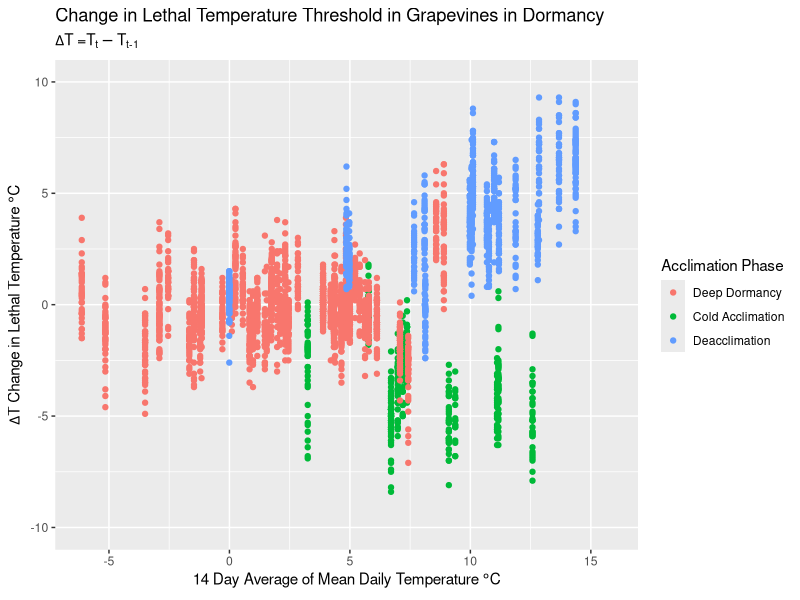

Here is the R script that generated this plot:
# February 11, 2022
# plotting the change in hardiness and compare it to
# mean temperature in different acclimation phases
library(ggplot2)
library(dplyr)

# setting wd to ./viz to adhere to analogue to ML wd
setwd("c:/users/adamf/onedrive/documents/code/hardiness/viz")

# load data
hardiness <- read.csv("../data/model_train.csv")

# changing datetime to be the correct type
hardiness$datetime <- as.Date(hardiness$datetime, format = "%Y-%m-%d")

# breaking data into three phases, Cold Acclimation (CA), Deep Dormancy (DD), Deacclimation (DA) #nolint
# CA < December, December < DD < March, DA > Mar
data_CA <- hardiness[hardiness$days_since_aug_1 < 122, ] # nolint
data_DD <- hardiness[(hardiness$days_since_aug_1 >= 122) & (hardiness$days_since_aug_1 < 214), ] #nolint
data_DA <- hardiness[(hardiness$days_since_aug_1 >= 214), ] #nolint

# assign factors to data_phase
data_CA$phase <- factor(rep("Cold Acclimation", nrow(data_CA)))
data_DD$phase <- factor(rep("Deep Dormancy", nrow(data_DD)))
data_DA$phase <- factor(rep("Deacclimation", nrow(data_DA)))

# combine data back together
data <- rbind(data_CA, data_DD, data_DA)

# change level of factors
data$phase <- factor(data$phase, levels = c("Deep Dormancy", "Cold Acclimation", "Deacclimation"))

# relationship between tmax and hardiness delta and color by phase
hardiness_delta_tmean <- ggplot(data, aes(tmax_avg_14, hardiness_delta)) + # nolint
geom_point(aes(color = phase)) +
ylim(-10, 10) +
labs(title = "Change in Lethal Temperature Threshold in Grapevines in Dormancy", #nolint
subtitle = expression(Delta * "T =" * "T"["t"] - "T"["t-1"]),
y = expression(Delta * "T Change in Lethal Temperature " * degree * "C"),
x = expression("14 Day Average of Mean Daily Temperature " * degree * "C"), #nolint
color = "Acclimation Phase")

ggsave(paste0("hardiness_delta/", "hardiness_delta_tmean", ".png"))
